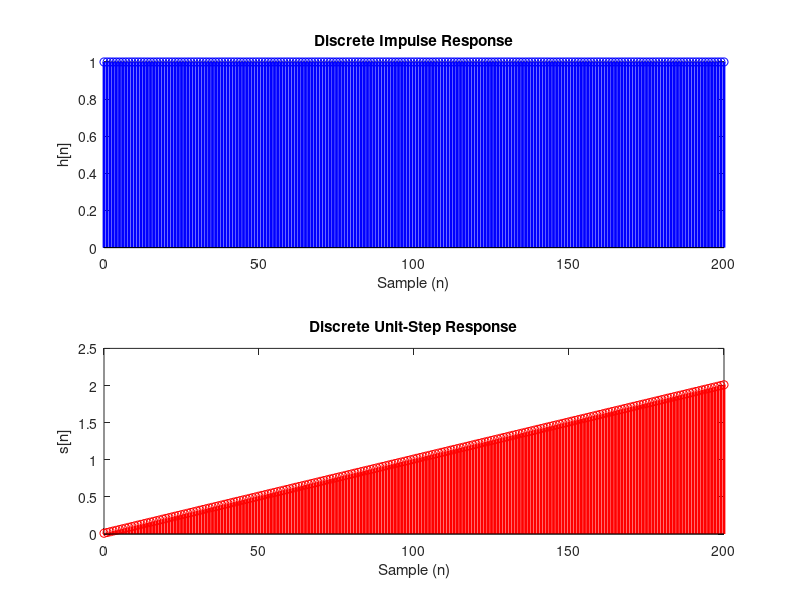

Reproduce this figure in MATLAB.
% Sampling period
Ts = 0.01;

% Time vector
n = 0:200; % Assuming 200 samples

% Impulse response h[n]
h = ones(size(n));

% Unit-step response s[n]
s = cumsum(h) * Ts;

% Plot
figure;
subplot(2,1,1);
stem(n, h, 'b', 'LineWidth', 2);
xlabel('Sample (n)');
ylabel('h[n]');
title('Discrete Impulse Response');

subplot(2,1,2);
stem(n, s, 'r', 'LineWidth', 2);
xlabel('Sample (n)');
ylabel('s[n]');
title('Discrete Unit-Step Response');